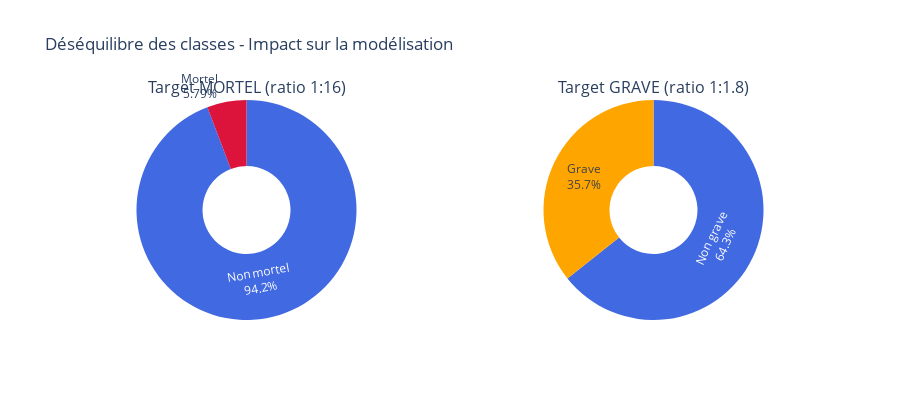

The cell this chart's notebook holds for it:
### Markdown cell above
### Point clé : Implications du déséquilibre selon la target choisie

Le déséquilibre des classes a des implications différentes selon la target :

Si on choisit mortel (ratio 1:16) :
- Un modèle naïf prédisant toujours "non mortel" aurait 94% accuracy... mais 0% recall !
- Déséquilibre fort → SMOTE probablement nécessaire
- Mais... un accident mortel = décès souvent instantané, l'intervention ne change pas grand-chose

Si on choisit grave (ratio 1:1.8) :
- Déséquilibre modéré, gérable avec class_weight='balanced'
- Plus de cas positifs pour apprendre (78k vs 12k)
- Un accident grave (hospitalisé) = l'intervention rapide peut faire la différence

Réflexion métier :
- 100% des accidents mortels sont inclus dans les accidents graves
- Pour les secours, détecter un accident "grave" (qui peut devenir mortel sans intervention) est plus utile que détecter un accident déjà mortel

→ Cette décision sera prise dans le notebook 04a/05a après analyse complète

### Code cell
# visualisation du déséquilibre
fig = make_subplots(
    rows=1, cols=2,
    subplot_titles=(
        f'Target MORTEL (ratio 1:{ratio_mortel:.0f})',
        f'Target GRAVE (ratio 1:{ratio_grave:.1f})'
    ),
    specs=[[{"type": "pie"}, {"type": "pie"}]]
)

fig.add_trace(
    go.Pie(
        labels=['Non mortel', 'Mortel'],
        values=[n_total - n_mortel, n_mortel],
        marker_colors=['royalblue', 'crimson'],
        textinfo='label+percent',
        hole=0.4
    ),
    row=1, col=1
)

fig.add_trace(
    go.Pie(
        labels=['Non grave', 'Grave'],
        values=[n_total - n_grave, n_grave],
        marker_colors=['royalblue', 'orange'],
        textinfo='label+percent',
        hole=0.4
    ),
    row=1, col=2
)

fig.update_layout(
    title_text='Déséquilibre des classes - Impact sur la modélisation',
    height=400,
    showlegend=False
)

fig.show()

### Figure 1 — Plotly figure (JSON) as saved in the notebook; plotly's stock layout.template omitted (floating-point values rounded to 4 significant figures)
{"data": [{"domain": {"x": [0, 0.45], "y": [0, 1]}, "hole": 0.4, "labels": ["Non mortel", "Mortel"], "marker": {"colors": ["royalblue", "crimson"]}, "textinfo": "label+percent", "type": "pie", "values": [208246, 12798]}, {"domain": {"x": [0.55, 1], "y": [0, 1]}, "hole": 0.4, "labels": ["Non grave", "Grave"], "marker": {"colors": ["royalblue", "orange"]}, "textinfo": "label+percent", "type": "pie", "values": [142137, 78907]}], "layout": {"annotations": [{"font": {"size": 16}, "showarrow": false, "text": "Target MORTEL (ratio 1:16)", "x": 0.225, "xanchor": "center", "xref": "paper", "y": 1, "yanchor": "bottom", "yref": "paper"}, {"font": {"size": 16}, "showarrow": false, "text": "Target GRAVE (ratio 1:1.8)", "x": 0.775, "xanchor": "center", "xref": "paper", "y": 1, "yanchor": "bottom", "yref": "paper"}], "height": 400, "showlegend": false, "title": {"text": "Déséquilibre des classes - Impact sur la modélisation"}}}
